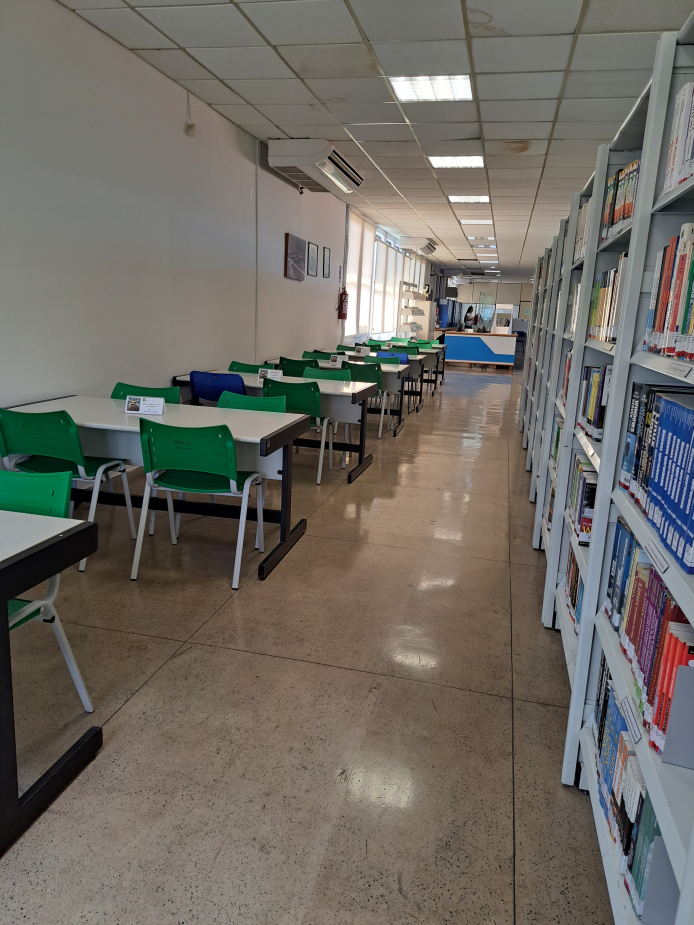
#> input picture query/original/query (1).jpg, 3468 x 4624 px (shown at 1/5 size); its folder holds only this picture in this run
$ python convert_to_pgm.py
#> lines starting #> are read from the running program, lines starting #| are printed output that depends on the picture
import cv2

localities = ["biblioteca", "bloco3", "entrada"]

for locality in localities:
    i = 1
    while(i <= 3):
        fname = 'query ({})'.format(i)
        path = 'original/{}.jpg'.format(fname)
        newImagePath = 'pgm/{}.pgm'.format(fname)

        print(fname, path, newImagePath)

        print("Convertendo arquivo em PGM...")
        img = cv2.imread(path, cv2.IMREAD_GRAYSCALE)
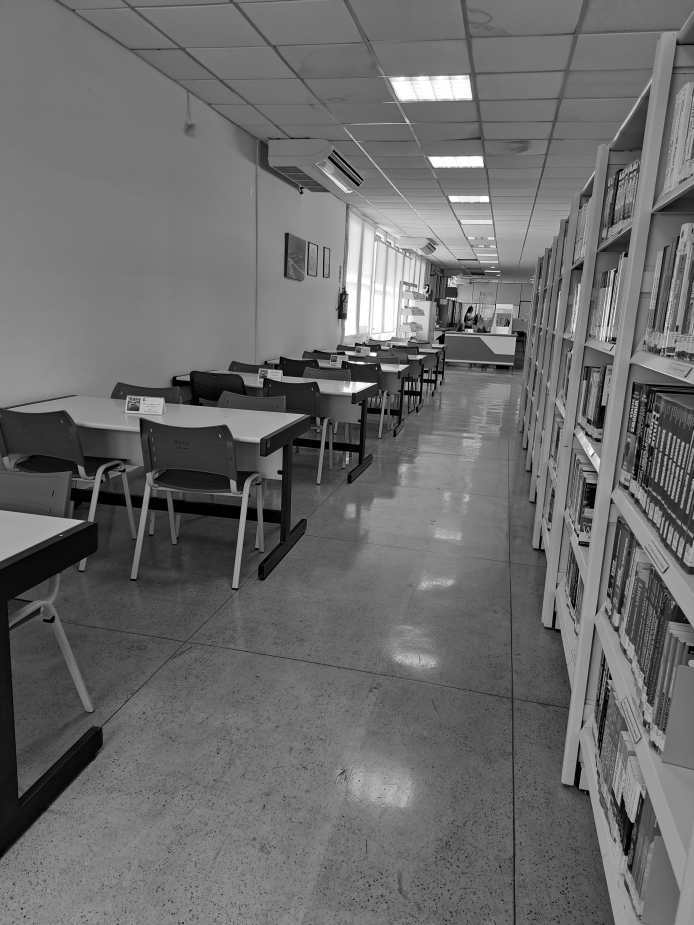
#> img: shape (4624, 3468) (shown at 1/5 size); min 0, max 255, mean 107.2

        width, height = img.shape[:2]
#> width = 4624; height = 3468
        print(width, height)
#| 4624 3468
        width = width // 6
#> width = 770
        height = height // 6
#> height = 578

        print(width, height)
#| 770 578

        img = cv2.resize(img, (width, height))
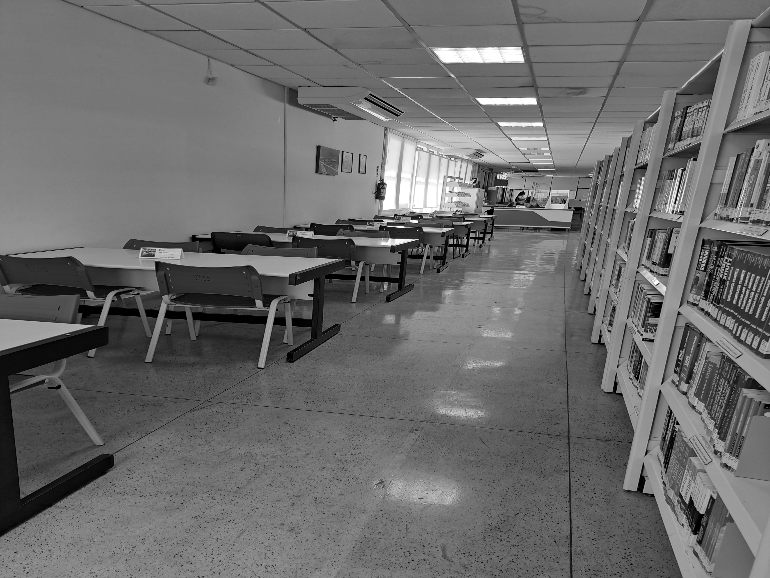
#> img: shape (578, 770); min 0, max 255, mean 107.2
#> (the run stopped early here; a loop or call above may not have finished)
